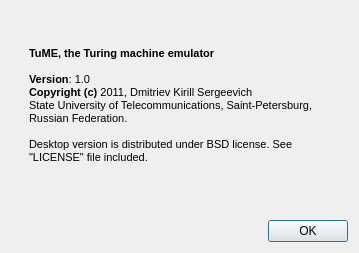
<?xml version="1.0" encoding="UTF-8"?>
<ui version="4.0">
 <class>About</class>
 <widget class="QDialog" name="About">
  <property name="geometry">
   <rect>
    <x>0</x>
    <y>0</y>
    <width>359</width>
    <height>253</height>
   </rect>
  </property>
  <property name="windowTitle">
   <string>About TuME</string>
  </property>
  <layout class="QVBoxLayout" name="verticalLayout">
   <item>
    <layout class="QHBoxLayout" name="horizontalLayout">
     <item>
      <widget class="QLabel" name="label">
       <property name="sizePolicy">
        <sizepolicy hsizetype="Maximum" vsizetype="Maximum">
         <horstretch>0</horstretch>
         <verstretch>0</verstretch>
        </sizepolicy>
       </property>
       <property name="text">
        <string/>
       </property>
       <property name="pixmap">
        <pixmap resource="resources/rsrc.qrc">:/logo</pixmap>
       </property>
       <property name="alignment">
        <set>Qt::AlignHCenter|Qt::AlignTop</set>
       </property>
      </widget>
     </item>
     <item>
      <spacer name="horizontalSpacer">
       <property name="orientation">
        <enum>Qt::Horizontal</enum>
       </property>
       <property name="sizeType">
        <enum>QSizePolicy::Fixed</enum>
       </property>
       <property name="sizeHint" stdset="0">
        <size>
         <width>5</width>
         <height>20</height>
        </size>
       </property>
      </spacer>
     </item>
     <item>
      <widget class="QLabel" name="label_2">
       <property name="sizePolicy">
        <sizepolicy hsizetype="Expanding" vsizetype="Expanding">
         <horstretch>0</horstretch>
         <verstretch>0</verstretch>
        </sizepolicy>
       </property>
       <property name="text">
        <string>&lt;!DOCTYPE HTML PUBLIC &quot;-//W3C//DTD HTML 4.0//EN&quot; &quot;http://www.w3.org/TR/REC-html40/strict.dtd&quot;&gt;
&lt;html&gt;&lt;head&gt;&lt;meta name=&quot;qrichtext&quot; content=&quot;1&quot; /&gt;&lt;style type=&quot;text/css&quot;&gt;
p, li { white-space: pre-wrap; }
&lt;/style&gt;&lt;/head&gt;&lt;body style=&quot; font-family:'Tahoma'; font-size:8pt; font-weight:400; font-style:normal;&quot;&gt;
&lt;p style=&quot; margin-top:0px; margin-bottom:0px; margin-left:0px; margin-right:0px; -qt-block-indent:0; text-indent:0px;&quot;&gt;&lt;span style=&quot; font-weight:600;&quot;&gt;TuME, the Turing machine emulator&lt;/span&gt;&lt;/p&gt;
&lt;p style=&quot;-qt-paragraph-type:empty; margin-top:0px; margin-bottom:0px; margin-left:0px; margin-right:0px; -qt-block-indent:0; text-indent:0px;&quot;&gt;&lt;/p&gt;
&lt;p style=&quot; margin-top:0px; margin-bottom:0px; margin-left:0px; margin-right:0px; -qt-block-indent:0; text-indent:0px;&quot;&gt;&lt;span style=&quot; font-weight:600;&quot;&gt;Version&lt;/span&gt;: 1.0&lt;/p&gt;
&lt;p style=&quot; margin-top:0px; margin-bottom:0px; margin-left:0px; margin-right:0px; -qt-block-indent:0; text-indent:0px;&quot;&gt;&lt;span style=&quot; font-weight:600;&quot;&gt;Copyright (c)&lt;/span&gt; 2011, Dmitriev Kirill Sergeevich&lt;/p&gt;
&lt;p style=&quot; margin-top:0px; margin-bottom:0px; margin-left:0px; margin-right:0px; -qt-block-indent:0; text-indent:0px;&quot;&gt;State University of Telecommunications, Saint-Petersburg, Russian Federation.&lt;/p&gt;
&lt;p style=&quot;-qt-paragraph-type:empty; margin-top:0px; margin-bottom:0px; margin-left:0px; margin-right:0px; -qt-block-indent:0; text-indent:0px;&quot;&gt;&lt;/p&gt;
&lt;p style=&quot; margin-top:0px; margin-bottom:0px; margin-left:0px; margin-right:0px; -qt-block-indent:0; text-indent:0px;&quot;&gt;Desktop version is distributed under BSD license. See &amp;quot;LICENSE&amp;quot; file included.&lt;/p&gt;
&lt;p style=&quot;-qt-paragraph-type:empty; margin-top:0px; margin-bottom:0px; margin-left:0px; margin-right:0px; -qt-block-indent:0; text-indent:0px;&quot;&gt;&lt;/p&gt;&lt;/body&gt;&lt;/html&gt;</string>
       </property>
       <property name="wordWrap">
        <bool>true</bool>
       </property>
      </widget>
     </item>
    </layout>
   </item>
   <item>
    <widget class="QDialogButtonBox" name="buttonBox">
     <property name="orientation">
      <enum>Qt::Horizontal</enum>
     </property>
     <property name="standardButtons">
      <set>QDialogButtonBox::Ok</set>
     </property>
    </widget>
   </item>
  </layout>
 </widget>
 <resources>
  <include location="resources/rsrc.qrc"/>
 </resources>
 <connections>
  <connection>
   <sender>buttonBox</sender>
   <signal>accepted()</signal>
   <receiver>About</receiver>
   <slot>accept()</slot>
   <hints>
    <hint type="sourcelabel">
     <x>248</x>
     <y>254</y>
    </hint>
    <hint type="destinationlabel">
     <x>157</x>
     <y>274</y>
    </hint>
   </hints>
  </connection>
  <connection>
   <sender>buttonBox</sender>
   <signal>rejected()</signal>
   <receiver>About</receiver>
   <slot>reject()</slot>
   <hints>
    <hint type="sourcelabel">
     <x>316</x>
     <y>260</y>
    </hint>
    <hint type="destinationlabel">
     <x>286</x>
     <y>274</y>
    </hint>
   </hints>
  </connection>
 </connections>
</ui>
